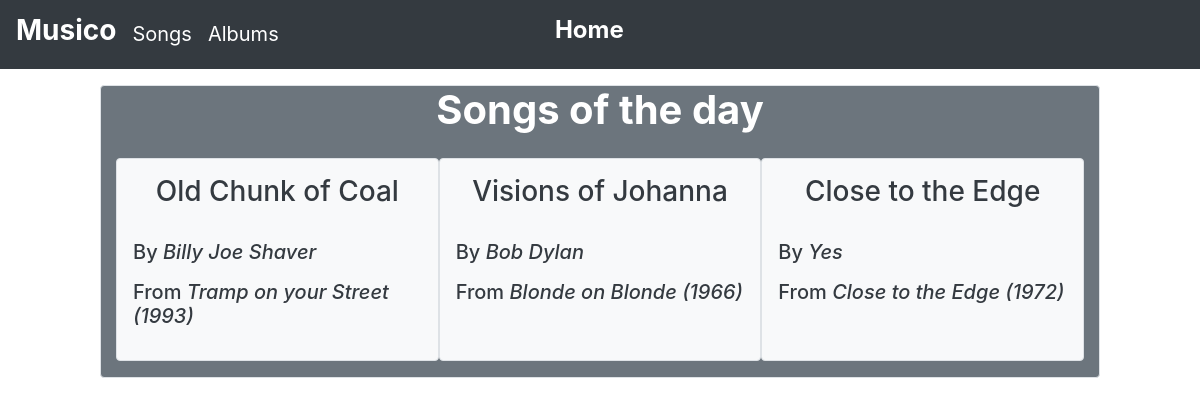
The page / on the database its author committed.
### app/models.py (models this page shows)
class Song(db.Model):
    id = db.Column(db.Integer, primary_key=True)
    title = db.Column(db.String(200), index=True)
    artist_id = db.Column(db.Integer, db.ForeignKey('artist.id'))
    artist = db.relationship('Artist', back_populates='songs')
    album_id = db.Column(db.Integer, db.ForeignKey('album.id'))
    album = db.relationship('Album', back_populates='songs')
    def __repr__(self):
        return self.title

class Artist(db.Model):
    id = db.Column(db.Integer, primary_key=True)
    name = db.Column(db.String(150), index=True)
    albums = db.relationship('Album', back_populates='artist')
    songs = db.relationship('Song', back_populates='artist')
    def __repr__(self):
        return self.name

class Album(db.Model):
    id = db.Column(db.Integer, primary_key=True)
    title = db.Column(db.String(200), index=True)
    year_released = db.Column(db.Integer, index=True)
    artist_id = db.Column(db.Integer, db.ForeignKey('artist.id'))
    artist = db.relationship('Artist', back_populates='albums')
    songs = db.relationship('Song', back_populates='album')
    def __repr__(self):
        return self.title

### app/views.py (the view)
@app.route('/')
def home():
    return render_template('home.html', recommendations=recommendations())

### app/views.py (called while the page is built)
def recommendations():
    seed(mktime(date.today().timetuple()))
    artists = choices(Artist.query.all(), k=3)
    albums = [choice(artist.albums) for artist in artists]
    songs = [choice(album.songs) for album in albums]
    return [
        {'artist': artist, 'song': song, 'album': album}
        for artist, album, song
        in zip(artists, albums, songs)
    ]

### app/templates/home.html
{% extends 'base.html' %}
{% block page %}Home{% endblock %}
{% block content %}
<div class='container-fluid'>
    <div class='row'>
        <div class='col-10 offset-1 my-3 bg-secondary text-white rounded border'>
            <div class='container-fluid'>
                <center><h1><b>Songs of the day</b></h1></center>
                <div class='row'>
                    {% for rec in recommendations %}
                        <div class='col-4 p-3 my-3 bg-light text-dark rounded border'>
                            <center><h3>{{ rec.song }}</h3></center><br>
                            <h5><p>By <i>{{ rec.artist }}</i><p></h5>
                            {% if rec.album.year_released == None %}
                                <h5><p>From <i>{{ rec.album }}</i><p></h5>
                            {% else %}
                                <h5><p>From <i>{{ rec.album }} ({{rec.album.year_released}})</i><p></h5>
                            {% endif %}
                        </div>
                    {% endfor %}
                </div>
            </div>
        </div>
    </div>
</div>
{% endblock %}

### app/templates/base.html (shortened to what this page needs)
<!DOCTYPE html>
<html>
<head>
  <link rel="stylesheet" href="https://stackpath.bootstrapcdn.com/bootstrap/4.2.1/css/bootstrap.min.css"
>
</head>
<body>
  <nav class="navbar navbar-expand-sm navbar-dark bg-dark" id='navbar-top'>
    <a class="navbar-brand" href="/"><h3><b>Musico</b></h3></a>
    <div class="collapse navbar-collapse" id="navbarSupportedContent">
      <ul class="navbar-nav mr-auto">
        <a class="navbar-brand" href="/songs">Songs</a>
        <a class="navbar-brand" href="/albums">Albums</a>
      </ul>
    </div>
    <div class="collapse navbar-collapse" id="navbarSupportedContent">
      <ul class="navbar-nav navbar-center">
        <a class="navbar-text text-white" style="position:relative; right:150px;"><h4><b>{% block page %}{% endblock %}</b></h4></a>
      </ul>
    </div>
  </nav>
  {% block content %}{% endblock %}
</body>
</html>

### rows shown on the page
Song: song "Old Chunk of Coal"
Artist: artist "Billy Joe Shaver"
Album: album "Tramp on your Street", album.year_released "1993"
Song: song "Visions of Johanna"
Artist: artist "Bob Dylan"
Album: album "Blonde on Blonde", album.year_released "1966"
Song: song "Close to the Edge"
Artist: artist "Yes"
Album: album "Close to the Edge", album.year_released "1972"
